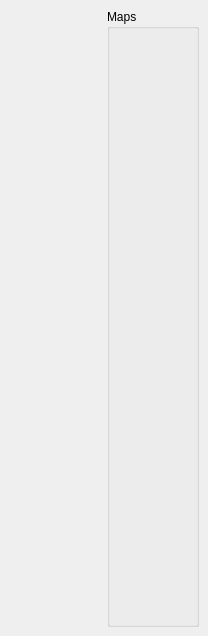
<ui version="4.0" >
 <class>ColorBarTest</class>
 <widget class="QDialog" name="ColorBarTest" >
  <property name="geometry" >
   <rect>
    <x>0</x>
    <y>0</y>
    <width>208</width>
    <height>636</height>
   </rect>
  </property>
  <property name="windowTitle" >
   <string>ColorBarTest</string>
  </property>
  <layout class="QHBoxLayout" >
   <property name="margin" >
    <number>9</number>
   </property>
   <property name="spacing" >
    <number>6</number>
   </property>
   <item>
    <widget class="ColorBar" name="_colorBar" />
   </item>
   <item>
    <widget class="QGroupBox" name="_groupBox" >
     <property name="title" >
      <string>Maps</string>
     </property>
    </widget>
   </item>
  </layout>
 </widget>
 <layoutdefault spacing="6" margin="11" />
 <pixmapfunction>qPixmapFromMimeSource</pixmapfunction>
 <customwidgets>
  <customwidget>
   <class>ColorBar</class>
   <extends>QWidget</extends>
   <header>ColorBar.h</header>
  </customwidget>
 </customwidgets>
 <resources/>
 <connections/>
</ui>
